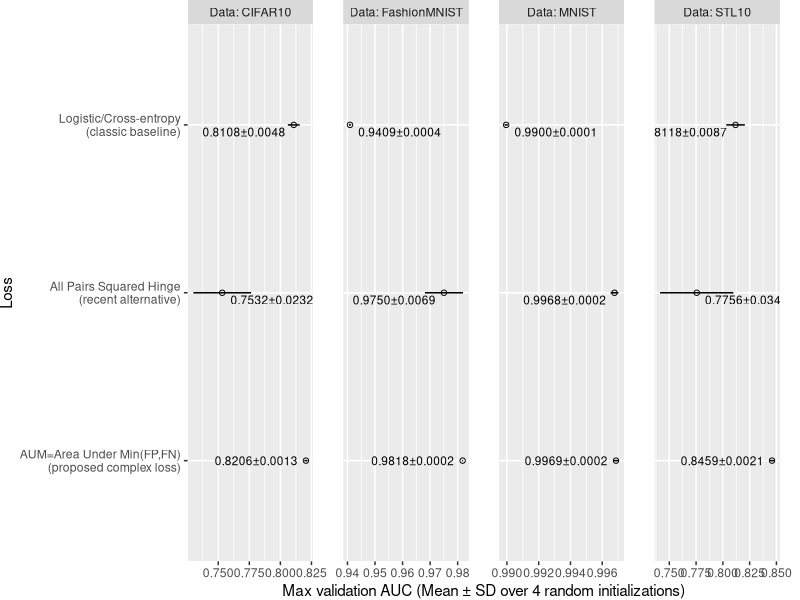

R code for this plot:
library(data.table)
library(ggplot2)
best.dt <- fread("data_Classif_batchtools_best_valid.csv")
loss2show <- rev(c(
  Logistic="Logistic/Cross-entropy\n(classic baseline)",
  SquaredHinge="All Pairs Squared Hinge\n(recent alternative)",
  AUM="AUM=Area Under Min(FP,FN)\n(proposed complex loss)",
  NULL))
best.wide <- dcast(
  best.dt,
  data.name + loss ~ .,
  list(mean, sd, length),
  value.var="auc"
)[, `:=`(
  Loss = factor(loss2show[loss], loss2show),
  Data = data.name,
  lo = auc_mean-auc_sd,
  hi = auc_mean+auc_sd
)][
, mid := (min(lo)+max(hi))/2
, by=Data][]
gg <- ggplot()+
  theme(
    plot.margin=grid::unit(c(0,1,0,0), "lines"),
    panel.spacing=grid::unit(1.5, "lines"))+
  geom_point(aes(
    auc_mean, Loss),
    shape=1,
    data=best.wide)+
  geom_segment(aes(
    lo, Loss,
    xend=hi, yend=Loss),
    data=best.wide)+
  geom_text(aes(
    auc_mean, Loss,
    hjust=ifelse(auc_mean<mid, -0.1, 1.1),
    vjust=ifelse(loss=="AUM", 0.5, 1.3),
    label=sprintf(
      "%.4f±%.4f", auc_mean, auc_sd)),
    size=3,
    data=best.wide)+
  facet_grid(. ~ Data, labeller=label_both, scales="free")+
  scale_x_continuous(
    "Max validation AUC (Mean ± SD over 4 random initializations)")
png("data_Classif_batchtools_best_valid.png", width=10, height=1.6, units="in", res=200)
print(gg)
dev.off()
